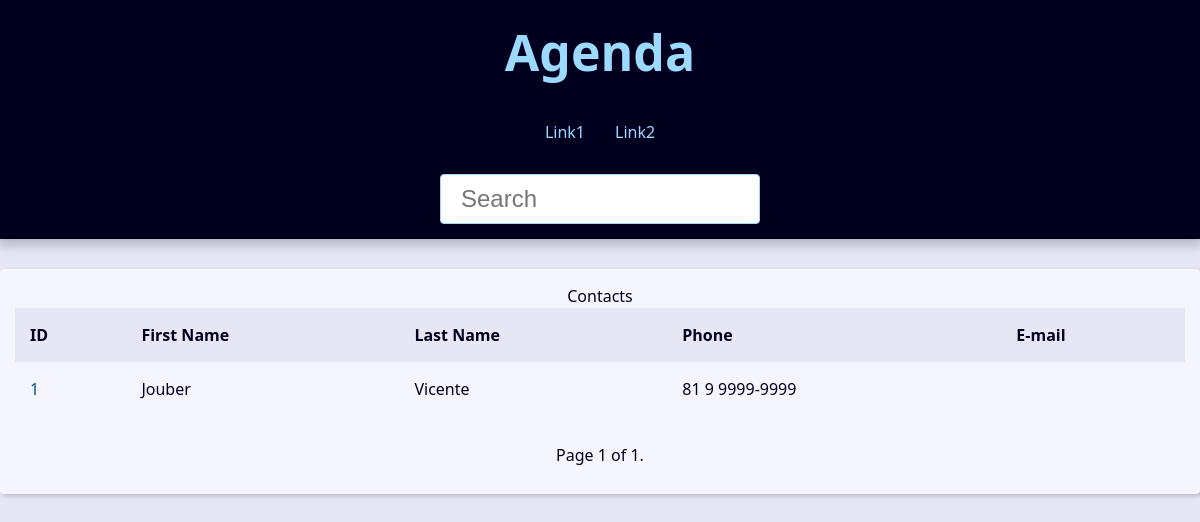
The page /?page=2&q= on the database as committed earlier.
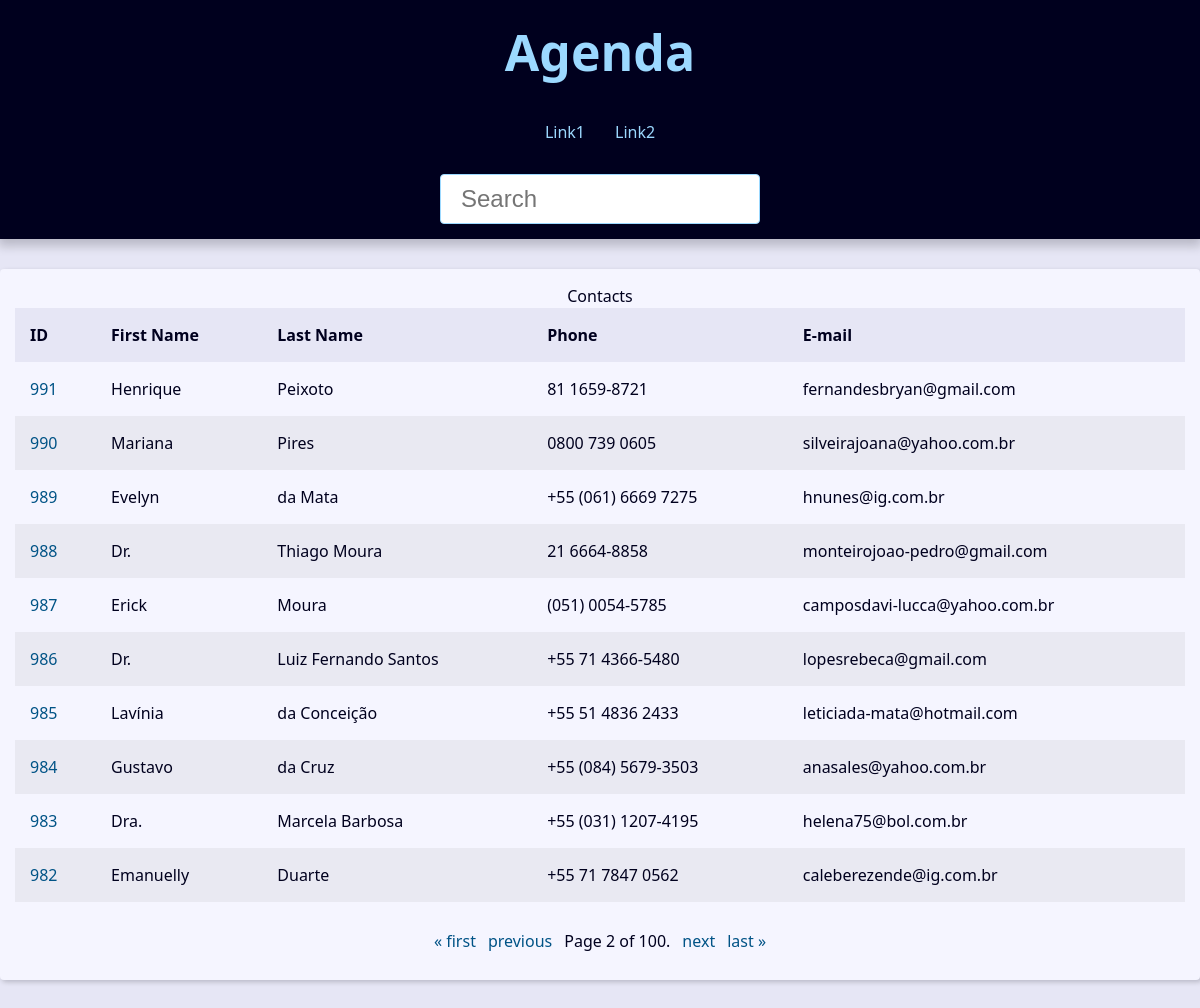
The same page on the database as committed later.
### contact/models.py (models this page shows, shortened)
class Contact(models.Model):
    first_name = models.CharField(max_length=50)
    last_name = models.CharField(max_length=50)
    phone = models.CharField(max_length=50)
    email = models.EmailField(max_length=254, blank=True)
    created_date = models.DateTimeField(default=timezone.now)
    description = models.TextField(blank=True)
    show = models.BooleanField(default=True)
    picture = models.ImageField(blank=True, upload_to='pictures/%Y/%m')
    category = models.ForeignKey(Category, on_delete=models.SET_NULL, blank=True, null=True)
    owner = models.ForeignKey(User, on_delete=models.SET_NULL, blank=True, null=True)

### contact/views/contact_views.py (the view)
# urls.py: path('', views.index, name='index'),  # type: ignore
def index(request):
    contacts = Contact.objects \
        .filter(show=True)\
        .order_by('-id')
    paginator = Paginator(contacts, 10)
    page_number = request.GET.get("page")
    page_obj = paginator.get_page(page_number)
    context = {
        'page_obj': page_obj,
        'site_title': 'Contatos - '
    }
    return render(
        request,
        'contact/index.html',
        context
    )

### contact/templates/contact/index.html
{% extends 'global/base.html' %}
{% block content %}
  {% if page_obj %}
    <div class="responsive-table">
      <table class="contacts-table">
        <caption class="table-cation">Contacts</caption>
        <thead>
          <tr class="table-row table-row-header">
            <th class="table-header">ID</th>
            <th class="table-header">First Name</th>
            <th class="table-header">Last Name</th>
            <th class="table-header">Phone</th>
            <th class="table-header">E-mail</th>
          </tr>
        </thead>
        <tbody>
          {% for contact in page_obj %}
            <tr class="table-row">
              <td class="table-cel">
                <a href="{% url 'contact:contact' contact.id %}" class="table-link">{{ contact.id }}</a>
              </td>
              <td class="table-cel">{{ contact.first_name }}</td>
              <td class="table-cel">{{ contact.last_name }}</td>
              <td class="table-cel">{{ contact.phone }}</td>
              <td class="table-cel">{{ contact.email }}</td>
            </tr>
          {% endfor %}
        </tbody>
      </table>
    </div>
  {% else %}
    <div class="single-contact">
      <h1 class="single-contact-name">Nenhum contato encontrado.</h1>
    </div>
  {% endif %}
{% endblock %}

Rows that differ between the two databases and show on the page:
removed Contact: id "1", first_name "Jouber", last_name "Vicente", phone "81 9 9999-9999"
added Contact: id "991", first_name "Henrique", last_name "Peixoto", phone "81 1659-8721", email "fernandesbryan@gmail.com"
added Contact: id "990", first_name "Mariana", last_name "Pires", phone "0800 739 0605", email "silveirajoana@yahoo.com.br"
added Contact: id "989", first_name "Evelyn", last_name "da Mata", phone "+55 (061) 6669 7275", email "hnunes@ig.com.br"
added Contact: id "988", first_name "Dr.", last_name "Thiago Moura", phone "21 6664-8858", email "monteirojoao-pedro@gmail.com"
added Contact: id "987", first_name "Erick", last_name "Moura", phone "(051) 0054-5785", email "camposdavi-lucca@yahoo.com.br"
added Contact: id "986", first_name "Dr.", last_name "Luiz Fernando Santos", phone "+55 71 4366-5480", email "lopesrebeca@gmail.com"
added Contact: id "985", first_name "Lavínia", last_name "da Conceição", phone "+55 51 4836 2433", email "leticiada-mata@hotmail.com"
added Contact: id "984", first_name "Gustavo", last_name "da Cruz", phone "+55 (084) 5679-3503", email "anasales@yahoo.com.br"
added Contact: id "983", first_name "Dra.", last_name "Marcela Barbosa", phone "+55 (031) 1207-4195", email "helena75@bol.com.br"
added Contact: id "982", first_name "Emanuelly", last_name "Duarte", phone "+55 71 7847 0562", email "caleberezende@ig.com.br"
Other text that changed with them:
{{ page_obj.number }}: "1" → "2"
{{ page_obj.paginator.num_pages }}: "1" → "100"
text now shown: "« first previous next last »"
